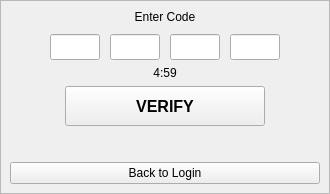
                    <widget class="QWidget" name="page_forgot_code">
                     <layout class="QVBoxLayout" name="verticalLayout_13">
                      <property name="leftMargin">
                       <number>0</number>
                      </property>
                      <property name="topMargin">
                       <number>0</number>
                      </property>
                      <property name="rightMargin">
                       <number>0</number>
                      </property>
                      <property name="bottomMargin">
                       <number>0</number>
                      </property>
                      <item>
                       <widget class="QFrame" name="forgot_code_frame">
                        <property name="styleSheet">
                         <string notr="true">PpagesFrameStyle</string>
                        </property>
                        <property name="frameShape">
                         <enum>QFrame::StyledPanel</enum>
                        </property>
                        <property name="frameShadow">
                         <enum>QFrame::Raised</enum>
                        </property>
                        <layout class="QVBoxLayout" name="verticalLayout_14">
                         <item>
                          <layout class="QVBoxLayout" name="verticalLayout_15">
                           <property name="spacing">
                            <number>10</number>
                           </property>
                           <item>
                            <widget class="QLabel" name="forgot_code_enter_label">
                             <property name="sizePolicy">
                              <sizepolicy hsizetype="Preferred" vsizetype="Fixed">
                               <horstretch>0</horstretch>
                               <verstretch>0</verstretch>
                              </sizepolicy>
                             </property>
                             <property name="text">
                              <string>Enter Code</string>
                             </property>
                             <property name="alignment">
                              <set>Qt::AlignCenter</set>
                             </property>
                            </widget>
                           </item>
                           <item>
                            <layout class="QHBoxLayout" name="horizontalLayout_8">
                             <item>
                              <spacer name="horizontalSpacer_21">
                               <property name="orientation">
                                <enum>Qt::Horizontal</enum>
                               </property>
                               <property name="sizeHint" stdset="0">
                                <size>
                                 <width>40</width>
                                 <height>20</height>
                                </size>
                               </property>
                              </spacer>
                             </item>
                             <item>
                              <widget class="QLineEdit" name="forgot_code_lineEdit_1">
                               <property name="minimumSize">
                                <size>
                                 <width>50</width>
                                 <height>0</height>
                                </size>
                               </property>
                               <property name="maximumSize">
                                <size>
                                 <width>50</width>
                                 <height>16777215</height>
                                </size>
                               </property>
                               <property name="font">
                                <font>
                                 <pointsize>11</pointsize>
                                </font>
                               </property>
                               <property name="inputMask">
                                <string>9</string>
                               </property>
                               <property name="alignment">
                                <set>Qt::AlignCenter</set>
                               </property>
                               <property name="placeholderText">
                                <string/>
                               </property>
                              </widget>
                             </item>
                             <item>
                              <widget class="QLineEdit" name="forgot_code_lineEdit_2">
                               <property name="minimumSize">
                                <size>
                                 <width>50</width>
                                 <height>0</height>
                                </size>
                               </property>
                               <property name="maximumSize">
                                <size>
                                 <width>50</width>
                                 <height>16777215</height>
                                </size>
                               </property>
                               <property name="font">
                                <font>
                                 <pointsize>11</pointsize>
                                </font>
                               </property>
                               <property name="inputMask">
                                <string>9</string>
                               </property>
                               <property name="alignment">
                                <set>Qt::AlignCenter</set>
                               </property>
                               <property name="placeholderText">
                                <string/>
                               </property>
                              </widget>
                             </item>
                             <item>
                              <widget class="QLineEdit" name="forgot_code_lineEdit_3">
                               <property name="minimumSize">
                                <size>
                                 <width>50</width>
                                 <height>0</height>
                                </size>
                               </property>
                               <property name="maximumSize">
                                <size>
                                 <width>50</width>
                                 <height>16777215</height>
                                </size>
                               </property>
                               <property name="font">
                                <font>
                                 <pointsize>11</pointsize>
                                </font>
                               </property>
                               <property name="inputMask">
                                <string>9</string>
                               </property>
                               <property name="alignment">
                                <set>Qt::AlignCenter</set>
                               </property>
                               <property name="placeholderText">
                                <string/>
                               </property>
                              </widget>
                             </item>
                             <item>
                              <widget class="QLineEdit" name="forgot_code_lineEdit_4">
                               <property name="minimumSize">
                                <size>
                                 <width>50</width>
                                 <height>0</height>
                                </size>
                               </property>
                               <property name="maximumSize">
                                <size>
                                 <width>50</width>
                                 <height>16777215</height>
                                </size>
                               </property>
                               <property name="font">
                                <font>
                                 <pointsize>11</pointsize>
                                </font>
                               </property>
                               <property name="inputMask">
                                <string>9</string>
                               </property>
                               <property name="alignment">
                                <set>Qt::AlignCenter</set>
                               </property>
                               <property name="placeholderText">
                                <string/>
                               </property>
                              </widget>
                             </item>
                             <item>
                              <spacer name="horizontalSpacer_22">
                               <property name="orientation">
                                <enum>Qt::Horizontal</enum>
                               </property>
                               <property name="sizeHint" stdset="0">
                                <size>
                                 <width>40</width>
                                 <height>20</height>
                                </size>
                               </property>
                              </spacer>
                             </item>
                            </layout>
                           </item>
                          </layout>
                         </item>
                         <item>
                          <widget class="QLabel" name="forgot_code_time_label">
                           <property name="sizePolicy">
                            <sizepolicy hsizetype="Preferred" vsizetype="Fixed">
                             <horstretch>0</horstretch>
                             <verstretch>0</verstretch>
                            </sizepolicy>
                           </property>
                           <property name="text">
                            <string>4:59</string>
                           </property>
                           <property name="alignment">
                            <set>Qt::AlignCenter</set>
                           </property>
                          </widget>
                         </item>
                         <item>
                          <layout class="QVBoxLayout" name="verticalLayout_33">
                           <property name="spacing">
                            <number>16</number>
                           </property>
                           <item alignment="Qt::AlignHCenter">
                            <widget class="QPushButton" name="verify_btn">
                             <property name="minimumSize">
                              <size>
                               <width>200</width>
                               <height>40</height>
                              </size>
                             </property>
                             <property name="maximumSize">
                              <size>
                               <width>200</width>
                               <height>40</height>
                              </size>
                             </property>
                             <property name="font">
                              <font>
                               <pointsize>12</pointsize>
                               <weight>75</weight>
                               <bold>true</bold>
                              </font>
                             </property>
                             <property name="cursor">
                              <cursorShape>PointingHandCursor</cursorShape>
                             </property>
                             <property name="styleSheet">
                              <string notr="true">PpagesMainPushButtonStyle</string>
                             </property>
                             <property name="text">
                              <string>VERIFY</string>
                             </property>
                            </widget>
                           </item>
                           <item>
                            <widget class="QLabel" name="forgot_code_message_label">
                             <property name="sizePolicy">
                              <sizepolicy hsizetype="Preferred" vsizetype="Fixed">
                               <horstretch>0</horstretch>
                               <verstretch>0</verstretch>
                              </sizepolicy>
                             </property>
                             <property name="styleSheet">
                              <string notr="true">PmessageLabelStyle</string>
                             </property>
                             <property name="text">
                              <string/>
                             </property>
                             <property name="alignment">
                              <set>Qt::AlignCenter</set>
                             </property>
                            </widget>
                           </item>
                          </layout>
                         </item>
                         <item>
                          <layout class="QVBoxLayout" name="verticalLayout_16">
                           <item>
                            <widget class="QPushButton" name="forgot_code_login_btn">
                             <property name="font">
                              <font>
                               <pointsize>9</pointsize>
                              </font>
                             </property>
                             <property name="cursor">
                              <cursorShape>PointingHandCursor</cursorShape>
                             </property>
                             <property name="styleSheet">
                              <string notr="true">PpagesUnderLinePushButtonStyle</string>
                             </property>
                             <property name="text">
                              <string>Back to Login</string>
                             </property>
                             <property name="flat">
                              <bool>false</bool>
                             </property>
                            </widget>
                           </item>
                          </layout>
                         </item>
                        </layout>
                       </widget>
                      </item>
                     </layout>
                    </widget>
